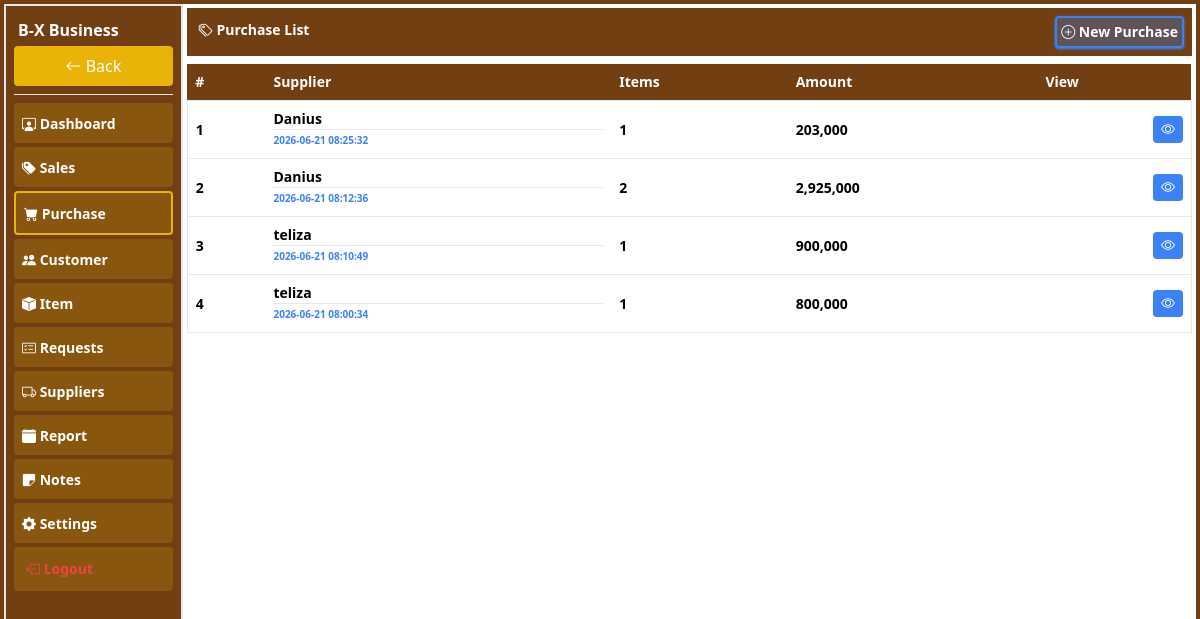
/pages/purchase (signed in), run on the app's committed database.
### tables this page shows
CREATE TABLE `supplier` (
  `name` varchar(255) NOT NULL,
  `phone` text NOT NULL,
  `sp_id` int(11) NOT NULL,
  `business` int(11) NOT NULL,
  `location` varchar(255) NOT NULL,
  `created_at` datetime NOT NULL DEFAULT current_timestamp()
);

CREATE TABLE `purchases` (
  `purchase_id` int(11) NOT NULL,
  `business` int(11) NOT NULL,
  `supplier` int(11) NOT NULL,
  `items` int(11) NOT NULL,
  `ammount` double NOT NULL,
  `created_at` datetime NOT NULL DEFAULT current_timestamp(),
  `status` int(11) NOT NULL,
  `purchase` int(11) NOT NULL
);

### pages/purchase.php (the view, shortened to what this page needs)
<?php
include("connection.php");
?>
<!DOCTYPE html>
<html lang="en">
<head>
    <script src="../plugins/css/tailwindcss.js"></script>
    <link rel="stylesheet" href="../plugins/icons/bootstrap-icons.css">
</head>
<body>
    <div class="container-fluid h-[100%]">
        <div class="flex w-full p-2 bg-yellow-900 justify-between"><h1 class="text-white font-bold text-sm p-1"><i class="bi bi-tags"></i> Purchase List</h1> <a href="add_purchase" class="font-bold text-white p-1 border border-2 hover:bg-blue-500 hover:text-white border-blue-500 shadow shadow-blue-500 bg-blue-500/30 rounded text-sm"> <i class="bi bi-plus-circle"></i> New Purchase</a></div>
        <div class="table-responsive w-full overflow-y-auto my-2">
            <table class="w-full border-collapse [&_td]:p-2 text-sm font-bold [&_th]:text-left [&_th]:p-2">
                <thead class="bg-yellow-900 text-white text-sm"><tr>
                    <th>#</th>
                    <th class="">Supplier</th>
                    <th>Items</th>
                    <th>Amount</th>
                    <th class="text-right">View</th>
                </tr></thead>
                <tbody>
                    <?php
                    $no=0;
                    $business= $_SESSION['user'];
                    $select = $conn->prepare("SELECT * FROM supplier,purchases where supplier.business=? and purchases.business=? and supplier.sp_id=purchases.supplier order by purchases.created_at desc");
                    $select->bind_param("ii",$business,$business);
                    $select->execute();
                    $result=$select->get_result();
                    while ($a= $result->fetch_assoc()) {
                        $no++;
                        ?>
                        <tr class="border hover:bg-gray-200">
                              <td>
                            <span class=""><?php echo $no ?></span>
                            </td>
                            <td>
                        <p><?php echo $a['name'] ?></p>
                        <hr>
                        <p class="text-[10px] text-blue-500"><?php echo htmlspecialchars($a['created_at'])?></p>
                        </td>
                            <td><?php echo $a['items'] ?></td>
                            <td class="price"><?php echo $a['ammount'] ?></td>
                            <td class="text-right "><a href="purchase_view?purchase=<?php echo $a['purchase_id']?>" class="text-white bg-blue-500 rounded p-1 text-sm px-2"><i class="bi bi-eye"></i></a></td>
                        </tr>
                        <?php
                    }
                    ?>
                </tbody>
            </table>
        </div>
    </div>
</body>
</html>

### data on the page
supplier: name "Danius", purchases.created_at "2026-06-21 08:25:32", purchases.items "1", purchases.ammount "203,000", purchases.created_at "2026-06-21 08:12:36", purchases.items "2", purchases.ammount "2,925,000"
supplier: name "teliza", purchases.created_at "2026-06-21 08:10:49", purchases.items "1", purchases.ammount "900,000", purchases.created_at "2026-06-21 08:00:34", purchases.ammount "800,000"

### other printed values
$_SESSION['business'] "B-X Business"
